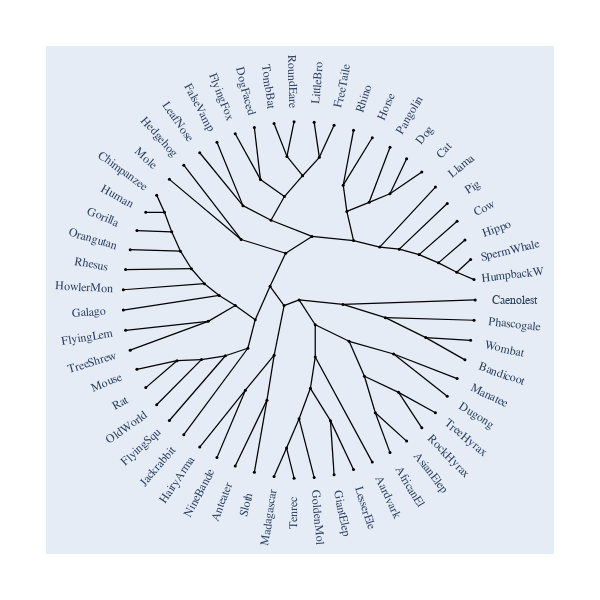

This figure's notebook cell:
### Markdown cell above
## With Contemporaneous Tips

### Code cell
fig.contemporaneous = True
fig.label_pad = 0.23
fig.show()

### Figure 1 — Plotly figure (JSON) as saved in the notebook; plotly's stock layout.template omitted (floating-point values rounded to 4 significant figures; data arrays with more than 128 entries replaced by an {"elided": "..."} marker saying what was removed)
{"data": [{"line": {"color": "black", "shape": "spline", "smoothing": 1.3, "width": 1.25}, "mode": "lines", "showlegend": false, "type": "scatter", "x": {"elided": "644 float values"}, "y": {"elided": "644 float values"}}, {"hoverinfo": "text", "marker": {"color": "black", "size": 3, "symbol": "circle"}, "mode": "markers", "showlegend": false, "text": ["root", "edge.37", "edge.33", "edge.19", "edge.17", "edge.16", "edge.15", "edge.14", "edge.13", "edge.12", "edge.11", "HumpbackW", "SpermWhale", "Hippo", "Cow", "Pig", "Llama", "edge.10", "edge.9", "edge.8", "Cat", "Dog", "Pangolin", "edge.7", "Horse", "Rhino", "edge.6", "edge.4", "edge.3", "edge.1", "FreeTaile", "LittleBro", "edge.2", "RoundEare", "TombBat", "edge.0", "DogFaced", "FlyingFox", "edge.5", "FalseVamp", "LeafNose", "edge.18", "Hedgehog", "Mole", "edge.32", "edge.27", "edge.26", "edge.25", "edge.24", "edge.23", "edge.22", "edge.21", "Chimpanzee", "Human", "Gorilla", "Orangutan", "Rhesus", "HowlerMon", "Galago", "edge.20", "FlyingLem", "TreeShrew", "edge.31", "edge.30", "edge.29", "edge.28", "Mouse", "Rat", "OldWorld", "FlyingSqu", "Jackrabbit", "edge.36", "edge.34", "HairyArma", "NineBande", "edge.35", "Anteater", "Sloth", "edge.48", "edge.47", "edge.46", "edge.44", "edge.43", "Madagascar", "Tenrec", "GoldenMol", "edge.45", "GiantElep", "LesserEle", "Aardvark", "edge.42", "edge.41", "edge.39", "AfricanEl", "AsianElep", "edge.40", "RockHyrax", "TreeHyrax", "edge.38", "Dugong", "Manatee", "edge.51", "edge.50", "edge.49", "Bandicoot", "Wombat", "Phascogale", "Caenolest"], "type": "scatter", "x": [0.0, -0.08527, -0.1649, -0.07649, 0.07317, 0.3091, 0.4578, 0.5691, 0.6814, 0.7913, 0.8958, 0.9935, 0.974, 0.9418, 0.8974, 0.8413, 0.7741, 0.2711, 0.3978, 0.516, 0.6969, 0.6106, 0.5164, 0.2506, 0.4154, 0.309, -0.1595, -0.08338, 0.0199, 0.115, 0.1986, 0.08558, -0.06915, -0.02856, -0.1423, -0.2197, -0.2542, -0.3628, -0.3189, -0.4667, -0.5644, -0.3295, -0.6549, -0.7367, -0.2492, -0.3623, -0.4538, -0.5378, -0.6119, -0.6739, -0.7236, -0.7648, -0.809, -0.8707, -0.9211, -0.9595, -0.9854, -0.9984, -0.9984, -0.5165, -0.9854, -0.9595, -0.2911, -0.4185, -0.5547, -0.6934, -0.9211, -0.8707, -0.809, -0.7367, -0.6549, -0.1416, -0.3051, -0.5644, -0.4667, -0.1826, -0.3628, -0.2542, 0.0916, 0.09162, 0.06408, -1.225e-16, -0.07131, -0.1423, -0.02856, 0.08558, 0.178, 0.1986, 0.309, 0.4154, 0.2839, 0.3711, 0.4327, 0.5164, 0.6106, 0.5648, 0.6969, 0.7741, 0.537, 0.8413, 0.8974, 0.2488, 0.49, 0.7196, 0.9418, 0.974, 0.9935, 1.0], "y": [0.0, -0.03152, 0.07649, 0.2618, 0.3562, 0.3332, 0.2965, 0.2848, 0.2542, 0.208, 0.155, 0.114, 0.2265, 0.336, 0.4412, 0.5406, 0.633, 0.4965, 0.5475, 0.5954, 0.7171, 0.7919, 0.8563, 0.6436, 0.9096, 0.9511, 0.4471, 0.5799, 0.6967, 0.7999, 0.9801, 0.9963, 0.8051, 0.9996, 0.9898, 0.6761, 0.9671, 0.9319, 0.5289, 0.8844, 0.8255, 0.339, 0.7557, 0.6762, -0.1107, -0.03144, 0.02514, 0.09109, 0.1749, 0.2735, 0.3818, 0.4915, 0.5878, 0.4917, 0.3893, 0.2817, 0.1705, 0.05709, -0.05709, -0.1201, -0.1705, -0.2817, -0.271, -0.3133, -0.3345, -0.3409, -0.3893, -0.4917, -0.5878, -0.6762, -0.7557, -0.3101, -0.506, -0.8255, -0.8844, -0.562, -0.9319, -0.9671, -0.1392, -0.3205, -0.4959, -0.6667, -0.8303, -0.9898, -0.9996, -0.9963, -0.677, -0.9801, -0.9511, -0.9096, -0.2321, -0.4283, -0.6329, -0.8563, -0.7919, -0.5184, -0.7171, -0.633, -0.3032, -0.5406, -0.4412, -0.02495, -0.0993, -0.2113, -0.336, -0.2265, -0.114, -2.449e-16]}], "layout": {"annotations": [{"font": {"family": "Inconsolata, monospace", "size": 12}, "showarrow": false, "text": "HumpbackW ", "textangle": -6.545, "x": 1.222, "xanchor": "center", "xref": "x", "y": 0.1402, "yanchor": "middle", "yref": "y"}, {"font": {"family": "Inconsolata, monospace", "size": 12}, "showarrow": false, "text": "SpermWhale", "textangle": -13.09, "x": 1.198, "xanchor": "center", "xref": "x", "y": 0.2786, "yanchor": "middle", "yref": "y"}, {"font": {"family": "Inconsolata, monospace", "size": 12}, "showarrow": false, "text": "Hippo     ", "textangle": -19.64, "x": 1.158, "xanchor": "center", "xref": "x", "y": 0.4133, "yanchor": "middle", "yref": "y"}, {"font": {"family": "Inconsolata, monospace", "size": 12}, "showarrow": false, "text": "Cow       ", "textangle": -26.18, "x": 1.104, "xanchor": "center", "xref": "x", "y": 0.5427, "yanchor": "middle", "yref": "y"}, {"font": {"family": "Inconsolata, monospace", "size": 12}, "showarrow": false, "text": "Pig       ", "textangle": -32.73, "x": 1.035, "xanchor": "center", "xref": "x", "y": 0.665, "yanchor": "middle", "yref": "y"}, {"font": {"family": "Inconsolata, monospace", "size": 12}, "showarrow": false, "text": "Llama     ", "textangle": -39.27, "x": 0.9522, "xanchor": "center", "xref": "x", "y": 0.7786, "yanchor": "middle", "yref": "y"}, {"font": {"family": "Inconsolata, monospace", "size": 12}, "showarrow": false, "text": "Cat       ", "textangle": -45.82, "x": 0.8572, "xanchor": "center", "xref": "x", "y": 0.8821, "yanchor": "middle", "yref": "y"}, {"font": {"family": "Inconsolata, monospace", "size": 12}, "showarrow": false, "text": "Dog       ", "textangle": -52.36, "x": 0.7511, "xanchor": "center", "xref": "x", "y": 0.974, "yanchor": "middle", "yref": "y"}, {"font": {"family": "Inconsolata, monospace", "size": 12}, "showarrow": false, "text": "Pangolin  ", "textangle": -58.91, "x": 0.6352, "xanchor": "center", "xref": "x", "y": 1.053, "yanchor": "middle", "yref": "y"}, {"font": {"family": "Inconsolata, monospace", "size": 12}, "showarrow": false, "text": "Horse     ", "textangle": -65.45, "x": 0.511, "xanchor": "center", "xref": "x", "y": 1.119, "yanchor": "middle", "yref": "y"}, {"font": {"family": "Inconsolata, monospace", "size": 12}, "showarrow": false, "text": "Rhino     ", "textangle": -72.0, "x": 0.3801, "xanchor": "center", "xref": "x", "y": 1.17, "yanchor": "middle", "yref": "y"}, {"font": {"family": "Inconsolata, monospace", "size": 12}, "showarrow": false, "text": "FreeTaile ", "textangle": -78.55, "x": 0.2443, "xanchor": "center", "xref": "x", "y": 1.206, "yanchor": "middle", "yref": "y"}, {"font": {"family": "Inconsolata, monospace", "size": 12}, "showarrow": false, "text": "LittleBro ", "textangle": -85.09, "x": 0.1053, "xanchor": "center", "xref": "x", "y": 1.225, "yanchor": "middle", "yref": "y"}, {"font": {"family": "Inconsolata, monospace", "size": 12}, "showarrow": false, "text": " RoundEare", "textangle": 88.36, "x": -0.03512, "xanchor": "center", "xref": "x", "y": 1.229, "yanchor": "middle", "yref": "y"}, {"font": {"family": "Inconsolata, monospace", "size": 12}, "showarrow": false, "text": "   TombBat", "textangle": 81.82, "x": -0.175, "xanchor": "center", "xref": "x", "y": 1.217, "yanchor": "middle", "yref": "y"}, {"font": {"family": "Inconsolata, monospace", "size": 12}, "showarrow": false, "text": "  DogFaced", "textangle": 75.27, "x": -0.3127, "xanchor": "center", "xref": "x", "y": 1.19, "yanchor": "middle", "yref": "y"}, {"font": {"family": "Inconsolata, monospace", "size": 12}, "showarrow": false, "text": " FlyingFox", "textangle": 68.73, "x": -0.4463, "xanchor": "center", "xref": "x", "y": 1.146, "yanchor": "middle", "yref": "y"}, {"font": {"family": "Inconsolata, monospace", "size": 12}, "showarrow": false, "text": " FalseVamp", "textangle": 62.18, "x": -0.574, "xanchor": "center", "xref": "x", "y": 1.088, "yanchor": "middle", "yref": "y"}, {"font": {"family": "Inconsolata, monospace", "size": 12}, "showarrow": false, "text": "  LeafNose", "textangle": 55.64, "x": -0.6943, "xanchor": "center", "xref": "x", "y": 1.015, "yanchor": "middle", "yref": "y"}, {"font": {"family": "Inconsolata, monospace", "size": 12}, "showarrow": false, "text": "  Hedgehog", "textangle": 49.09, "x": -0.8055, "xanchor": "center", "xref": "x", "y": 0.9296, "yanchor": "middle", "yref": "y"}, {"font": {"family": "Inconsolata, monospace", "size": 12}, "showarrow": false, "text": "      Mole", "textangle": 42.55, "x": -0.9062, "xanchor": "center", "xref": "x", "y": 0.8317, "yanchor": "middle", "yref": "y"}, {"font": {"family": "Inconsolata, monospace", "size": 12}, "showarrow": false, "text": "Chimpanzee", "textangle": 36.0, "x": -0.9951, "xanchor": "center", "xref": "x", "y": 0.723, "yanchor": "middle", "yref": "y"}, {"font": {"family": "Inconsolata, monospace", "size": 12}, "showarrow": false, "text": "     Human", "textangle": 29.45, "x": -1.071, "xanchor": "center", "xref": "x", "y": 0.6048, "yanchor": "middle", "yref": "y"}, {"font": {"family": "Inconsolata, monospace", "size": 12}, "showarrow": false, "text": "   Gorilla", "textangle": 22.91, "x": -1.133, "xanchor": "center", "xref": "x", "y": 0.4788, "yanchor": "middle", "yref": "y"}, {"font": {"family": "Inconsolata, monospace", "size": 12}, "showarrow": false, "text": " Orangutan", "textangle": 16.36, "x": -1.18, "xanchor": "center", "xref": "x", "y": 0.3465, "yanchor": "middle", "yref": "y"}, {"font": {"family": "Inconsolata, monospace", "size": 12}, "showarrow": false, "text": "    Rhesus", "textangle": 9.818, "x": -1.212, "xanchor": "center", "xref": "x", "y": 0.2097, "yanchor": "middle", "yref": "y"}, {"font": {"family": "Inconsolata, monospace", "size": 12}, "showarrow": false, "text": " HowlerMon", "textangle": 3.273, "x": -1.228, "xanchor": "center", "xref": "x", "y": 0.07022, "yanchor": "middle", "yref": "y"}, {"font": {"family": "Inconsolata, monospace", "size": 12}, "showarrow": false, "text": "    Galago", "textangle": -3.273, "x": -1.228, "xanchor": "center", "xref": "x", "y": -0.07022, "yanchor": "middle", "yref": "y"}, {"font": {"family": "Inconsolata, monospace", "size": 12}, "showarrow": false, "text": " FlyingLem", "textangle": -9.818, "x": -1.212, "xanchor": "center", "xref": "x", "y": -0.2097, "yanchor": "middle", "yref": "y"}, {"font": {"family": "Inconsolata, monospace", "size": 12}, "showarrow": false, "text": " TreeShrew", "textangle": -16.36, "x": -1.18, "xanchor": "center", "xref": "x", "y": -0.3465, "yanchor": "middle", "yref": "y"}, {"font": {"family": "Inconsolata, monospace", "size": 12}, "showarrow": false, "text": "     Mouse", "textangle": -22.91, "x": -1.133, "xanchor": "center", "xref": "x", "y": -0.4788, "yanchor": "middle", "yref": "y"}, {"font": {"family": "Inconsolata, monospace", "size": 12}, "showarrow": false, "text": "       Rat", "textangle": -29.45, "x": -1.071, "xanchor": "center", "xref": "x", "y": -0.6048, "yanchor": "middle", "yref": "y"}, {"font": {"family": "Inconsolata, monospace", "size": 12}, "showarrow": false, "text": "  OldWorld", "textangle": -36.0, "x": -0.9951, "xanchor": "center", "xref": "x", "y": -0.723, "yanchor": "middle", "yref": "y"}, {"font": {"family": "Inconsolata, monospace", "size": 12}, "showarrow": false, "text": " FlyingSqu", "textangle": -42.55, "x": -0.9062, "xanchor": "center", "xref": "x", "y": -0.8317, "yanchor": "middle", "yref": "y"}, {"font": {"family": "Inconsolata, monospace", "size": 12}, "showarrow": false, "text": "Jackrabbit", "textangle": -49.09, "x": -0.8055, "xanchor": "center", "xref": "x", "y": -0.9296, "yanchor": "middle", "yref": "y"}, {"font": {"family": "Inconsolata, monospace", "size": 12}, "showarrow": false, "text": " HairyArma", "textangle": -55.64, "x": -0.6943, "xanchor": "center", "xref": "x", "y": -1.015, "yanchor": "middle", "yref": "y"}, {"font": {"family": "Inconsolata, monospace", "size": 12}, "showarrow": false, "text": " NineBande", "textangle": -62.18, "x": -0.574, "xanchor": "center", "xref": "x", "y": -1.088, "yanchor": "middle", "yref": "y"}, {"font": {"family": "Inconsolata, monospace", "size": 12}, "showarrow": false, "text": "  Anteater", "textangle": -68.73, "x": -0.4463, "xanchor": "center", "xref": "x", "y": -1.146, "yanchor": "middle", "yref": "y"}, {"font": {"family": "Inconsolata, monospace", "size": 12}, "showarrow": false, "text": "     Sloth", "textangle": -75.27, "x": -0.3127, "xanchor": "center", "xref": "x", "y": -1.19, "yanchor": "middle", "yref": "y"}, {"font": {"family": "Inconsolata, monospace", "size": 12}, "showarrow": false, "text": "Madagascar", "textangle": -81.82, "x": -0.175, "xanchor": "center", "xref": "x", "y": -1.217, "yanchor": "middle", "yref": "y"}, {"font": {"family": "Inconsolata, monospace", "size": 12}, "showarrow": false, "text": "    Tenrec", "textangle": -88.36, "x": -0.03512, "xanchor": "center", "xref": "x", "y": -1.229, "yanchor": "middle", "yref": "y"}, {"font": {"family": "Inconsolata, monospace", "size": 12}, "showarrow": false, "text": "GoldenMol ", "textangle": 85.09, "x": 0.1053, "xanchor": "center", "xref": "x", "y": -1.225, "yanchor": "middle", "yref": "y"}, {"font": {"family": "Inconsolata, monospace", "size": 12}, "showarrow": false, "text": "GiantElep ", "textangle": 78.55, "x": 0.2443, "xanchor": "center", "xref": "x", "y": -1.206, "yanchor": "middle", "yref": "y"}, {"font": {"family": "Inconsolata, monospace", "size": 12}, "showarrow": false, "text": "LesserEle ", "textangle": 72.0, "x": 0.3801, "xanchor": "center", "xref": "x", "y": -1.17, "yanchor": "middle", "yref": "y"}, {"font": {"family": "Inconsolata, monospace", "size": 12}, "showarrow": false, "text": "Aardvark  ", "textangle": 65.45, "x": 0.511, "xanchor": "center", "xref": "x", "y": -1.119, "yanchor": "middle", "yref": "y"}, {"font": {"family": "Inconsolata, monospace", "size": 12}, "showarrow": false, "text": "AfricanEl ", "textangle": 58.91, "x": 0.6352, "xanchor": "center", "xref": "x", "y": -1.053, "yanchor": "middle", "yref": "y"}, {"font": {"family": "Inconsolata, monospace", "size": 12}, "showarrow": false, "text": "AsianElep ", "textangle": 52.36, "x": 0.7511, "xanchor": "center", "xref": "x", "y": -0.974, "yanchor": "middle", "yref": "y"}, {"font": {"family": "Inconsolata, monospace", "size": 12}, "showarrow": false, "text": "RockHyrax ", "textangle": 45.82, "x": 0.8572, "xanchor": "center", "xref": "x", "y": -0.8821, "yanchor": "middle", "yref": "y"}, {"font": {"family": "Inconsolata, monospace", "size": 12}, "showarrow": false, "text": "TreeHyrax ", "textangle": 39.27, "x": 0.9522, "xanchor": "center", "xref": "x", "y": -0.7786, "yanchor": "middle", "yref": "y"}, {"font": {"family": "Inconsolata, monospace", "size": 12}, "showarrow": false, "text": "Dugong    ", "textangle": 32.73, "x": 1.035, "xanchor": "center", "xref": "x", "y": -0.665, "yanchor": "middle", "yref": "y"}, {"font": {"family": "Inconsolata, monospace", "size": 12}, "showarrow": false, "text": "Manatee   ", "textangle": 26.18, "x": 1.104, "xanchor": "center", "xref": "x", "y": -0.5427, "yanchor": "middle", "yref": "y"}, {"font": {"family": "Inconsolata, monospace", "size": 12}, "showarrow": false, "text": "Bandicoot ", "textangle": 19.64, "x": 1.158, "xanchor": "center", "xref": "x", "y": -0.4133, "yanchor": "middle", "yref": "y"}, {"font": {"family": "Inconsolata, monospace", "size": 12}, "showarrow": false, "text": "Wombat    ", "textangle": 13.09, "x": 1.198, "xanchor": "center", "xref": "x", "y": -0.2786, "yanchor": "middle", "yref": "y"}, {"font": {"family": "Inconsolata, monospace", "size": 12}, "showarrow": false, "text": "Phascogale", "textangle": 6.545, "x": 1.222, "xanchor": "center", "xref": "x", "y": -0.1402, "yanchor": "middle", "yref": "y"}, {"font": {"family": "Inconsolata, monospace", "size": 12}, "showarrow": false, "text": "Caenolest ", "textangle": 0.0, "x": 1.23, "xanchor": "center", "xref": "x", "y": -3.013e-16, "yanchor": "middle", "yref": "y"}], "autosize": true, "font": {"family": "Balto", "size": 14}, "height": 600, "hovermode": "closest", "margin": {"b": 50, "l": 50, "pad": 4, "r": 50, "t": 50}, "showlegend": false, "width": 600, "xaxis": {"autorange": true, "range": [-1.399, 1.4], "visible": false}, "yaxis": {"autorange": true, "range": [-1.399, 1.399], "visible": false}}}
